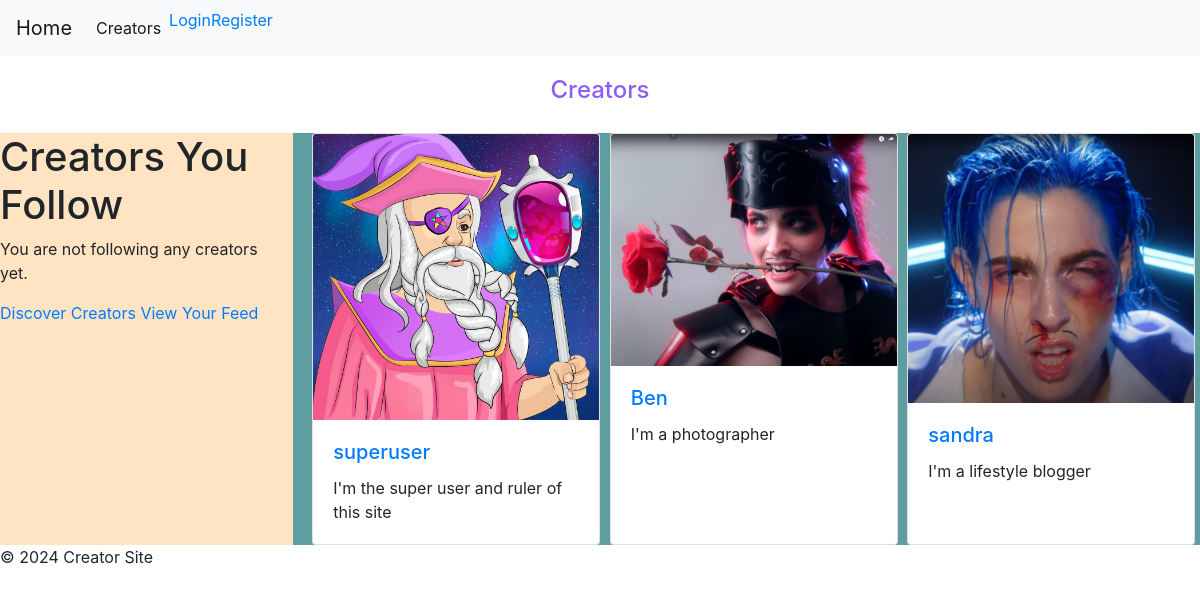
Page /creators/ on the earlier database version.
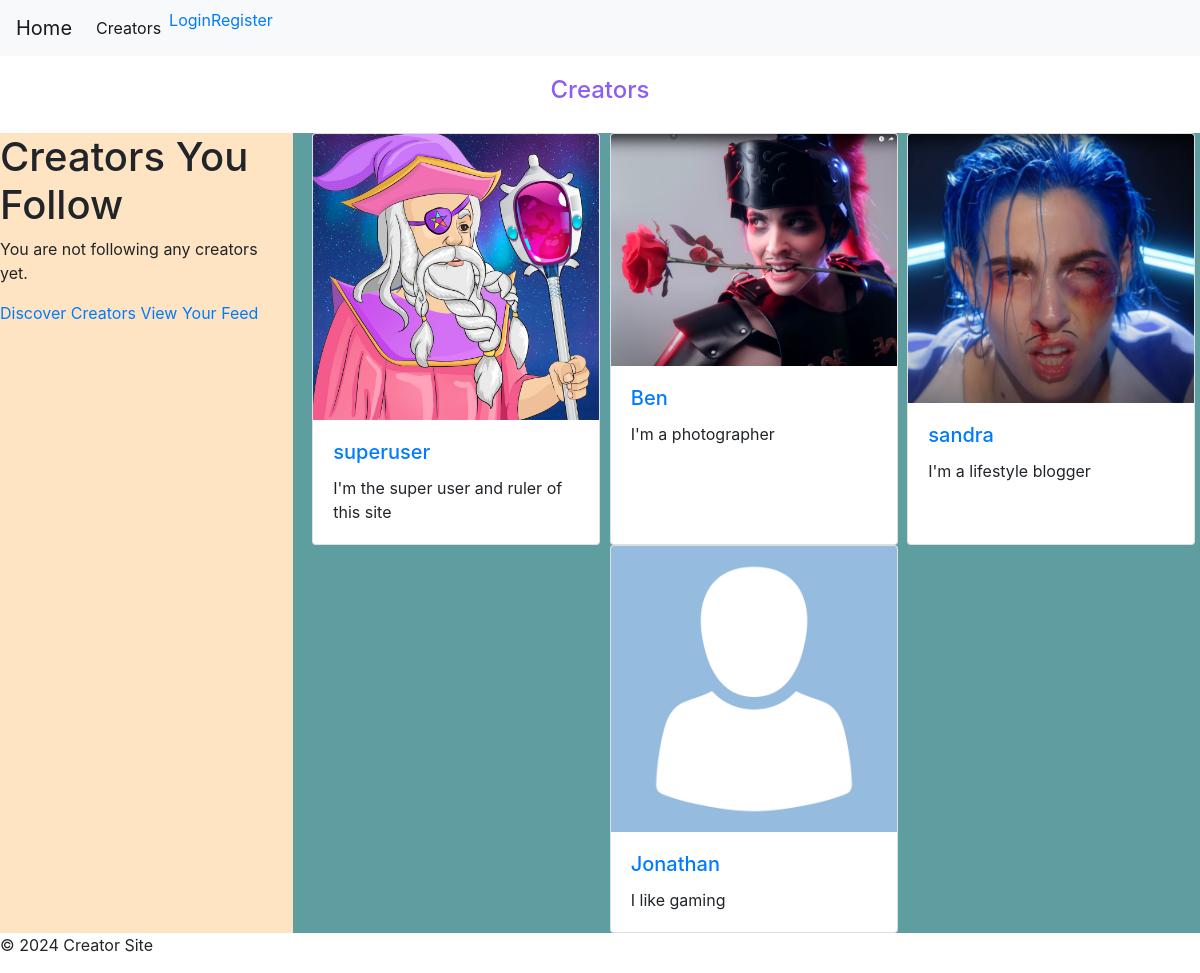
Same page on the later database version.
### creators/models.py (models this page shows, shortened)
class Creator(models.Model):
    user = models.OneToOneField(User, on_delete=models.CASCADE)
    avatar = models.ImageField(upload_to='creator_avatars/', null=True, blank=True)
    about_me = models.TextField(blank=True)
    followers = models.ManyToManyField(User, related_name='following', blank=True)

### creators/views.py (the view)
# urls.py: path('creators/', views.CreatorListView.as_view(), name='creator_list'),
class CreatorListView(ListView):
    model = Creator
    template_name = 'creators/creator_list.html'
    context_object_name = 'creators'
    def get_queryset(self):
        queryset = super().get_queryset()
        search_query = self.request.GET.get('search')
        if search_query:
            queryset = queryset.filter(
                Q(user__username__icontains=search_query) |
                Q(about_me__icontains=search_query)
            )
        return queryset

### creators/templates/creators/creator_list.html (shortened to what this page needs)
{% extends 'base.html' %}
{% load static %}
{% block content %}
    <h1 class="title">Creators</h1>
        <div class="row">
            <div class="col-md-3 creators-you-follow d-none d-md-block">
                <h1>Creators You Follow</h1>
                {% if followed_creators %}
                <ul>
                  {% for creator in followed_creators %}
                  <li>
                    <a href="{% url 'creator_aboutme' creator.pk %}">{{ creator.user.username }}</a>
                  </li>
                  {% endfor %}
                </ul>
                {% else %}
                <p>You are not following any creators yet.</p>
                {% endif %}
                <a href="{% url 'creator_list' %}">Discover Creators</a>
                <a href="{% url 'personalized_feed' %}">View Your Feed</a>
              </div>
            <div class="col-md-9 all-creators">
            {% for creator in creators %}
                <div class="card" style="width: 18rem;">
                    <a href="{% url 'creator_aboutme' creator.pk %}">
                        {% if creator.avatar %}
                            <img class="card-img-top" src="{{ creator.avatar.url }}" alt="{{ creator.user.username }}'s avatar" class="avatar">
                        {% else %}
                            <img class="card-img-top" src="{% static 'images/placeholderavatar.png' %}" alt="{{ creator.user.username }}'s avatar" class="avatar">
                        {% endif %}
                    </a>
                    <div class="card-body">
                        <a href="{% url 'creator_aboutme' creator.pk %}">
                            <h5 class="card-title">{{ creator.user.username }}</h5>
                        </a>
                        <p class="card-text">{{ creator.about_me|truncatewords:20 }}</p>
                    </div>
                </div>
            {% endfor %}
            </div>
        </div>
{% endblock %}

### templates/base.html (shortened to what this page needs)
{% load static %}
<!DOCTYPE html>
<html lang="en">
  <head>
    <link rel="stylesheet" href="{% static 'css/style.css' %}">
    <link rel="stylesheet" href="https://cdn.jsdelivr.net/npm/bootstrap@4.1.3/dist/css/bootstrap.min.css">
  </head>
  <body>
    <header>
      <nav class="navbar navbar-expand-lg navbar-light bg-light">
        <div class="collapse navbar-collapse" id="navbarTogglerDemo01">
          <a class="navbar-brand" href="{% url 'index' %}">Home</a>
          <ul class="navbar-nav mr-auto mt-2 mt-lg-0">
            <li class="nav-item active">
              <a class="nav-link" href="{% url 'creator_list' %}">Creators<span class="sr-only">(current)</span></a>
            </li>
            {% if user.is_authenticated %}
            <li class="nav-item">
              <a class="nav-link" href="{% url 'personalized_feed' %}">Feed</a>
            </li>
            <li class="nav-item">
              <form method="post" action="{% url 'logout' %}" style="display:inline;">
                {% csrf_token %}
                <button type="submit">Logout</button>
              </form>
            </li>
            {% else %}
            <li>
              <a href="{% url 'login' %}">Login</a>
            </li>
            <li>
              <a href="#">Register</a>
            </li>
            {% endif %}
          </ul>
        </div>
      </nav>
    </header>
    <main>{% block content %} {% endblock %}</main>
    <footer>
      <p>&copy; 2024 Creator Site</p>
    </footer>
  </body>
</html>

### static/css/style.css (style rules this page uses)
body { margin: 0; padding: 0; font-family: 'Roboto', sans-serif; background-color: #f0f0f0; }
.title { text-align: center; margin-top: 20px; font-size: 2vw; color: #8B5CF6; }
.all-creators { background-color: cadetblue; display: flex; flex-wrap: wrap; justify-content: space-around; margin-top: 20px; }
.creators-you-follow { background-color: bisque; display: flex; flex-wrap: wrap; justify-content: space-around; margin-top: 20px; }

Differences in the rows shown:
added Creator: user.username "Jonathan", about_me "I like gaming"
